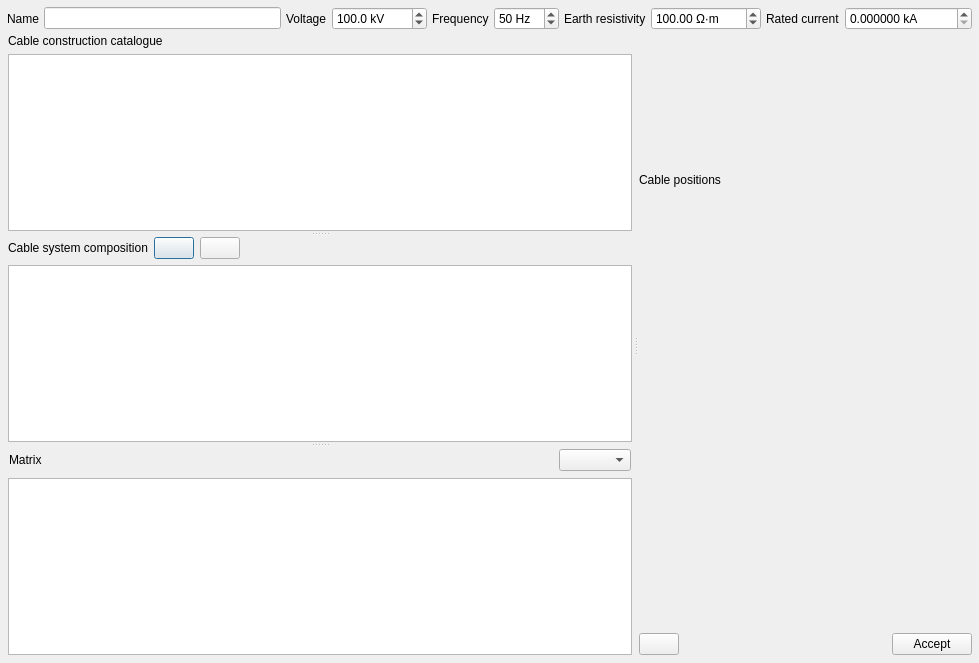
<?xml version="1.0" encoding="UTF-8"?>
<ui version="4.0">
 <class>UndergroundCableBuilderDialog</class>
 <widget class="QDialog" name="UndergroundCableBuilderDialog">
  <property name="geometry">
   <rect>
    <x>0</x>
    <y>0</y>
    <width>979</width>
    <height>663</height>
   </rect>
  </property>
  <property name="font">
   <font>
    <pointsize>9</pointsize>
   </font>
  </property>
  <property name="windowTitle">
   <string>Underground cable builder</string>
  </property>
  <layout class="QVBoxLayout" name="verticalLayout_3">
   <property name="spacing">
    <number>1</number>
   </property>
   <property name="leftMargin">
    <number>6</number>
   </property>
   <property name="topMargin">
    <number>6</number>
   </property>
   <property name="rightMargin">
    <number>6</number>
   </property>
   <property name="bottomMargin">
    <number>6</number>
   </property>
   <item>
    <widget class="QFrame" name="frame_6">
     <property name="sizePolicy">
      <sizepolicy hsizetype="Minimum" vsizetype="Minimum">
       <horstretch>0</horstretch>
       <verstretch>0</verstretch>
      </sizepolicy>
     </property>
     <property name="maximumSize">
      <size>
       <width>16777215</width>
       <height>32</height>
      </size>
     </property>
     <property name="frameShape">
      <enum>QFrame::Shape::NoFrame</enum>
     </property>
     <property name="frameShadow">
      <enum>QFrame::Shadow::Plain</enum>
     </property>
     <layout class="QHBoxLayout" name="horizontalLayout_3">
      <property name="spacing">
       <number>5</number>
      </property>
      <property name="leftMargin">
       <number>1</number>
      </property>
      <property name="topMargin">
       <number>1</number>
      </property>
      <property name="rightMargin">
       <number>1</number>
      </property>
      <property name="bottomMargin">
       <number>1</number>
      </property>
      <item>
       <widget class="QLabel" name="label_9">
        <property name="text">
         <string>Name</string>
        </property>
       </widget>
      </item>
      <item>
       <widget class="QLineEdit" name="name_lineEdit"/>
      </item>
      <item>
       <widget class="QLabel" name="label_13">
        <property name="text">
         <string>Voltage</string>
        </property>
       </widget>
      </item>
      <item>
       <widget class="QDoubleSpinBox" name="voltage_doubleSpinBox">
        <property name="suffix">
         <string> kV</string>
        </property>
        <property name="decimals">
         <number>1</number>
        </property>
        <property name="minimum">
         <double>0.100000000000000</double>
        </property>
        <property name="maximum">
         <double>100000000.000000000000000</double>
        </property>
        <property name="value">
         <double>100.000000000000000</double>
        </property>
       </widget>
      </item>
      <item>
       <widget class="QLabel" name="label_8">
        <property name="text">
         <string>Frequency</string>
        </property>
       </widget>
      </item>
      <item>
       <widget class="QDoubleSpinBox" name="frequency_doubleSpinBox">
        <property name="suffix">
         <string> Hz</string>
        </property>
        <property name="decimals">
         <number>0</number>
        </property>
        <property name="value">
         <double>50.000000000000000</double>
        </property>
       </widget>
      </item>
      <item>
       <widget class="QLabel" name="label_11">
        <property name="text">
         <string>Earth resistivity</string>
        </property>
       </widget>
      </item>
      <item>
       <widget class="QDoubleSpinBox" name="rho_doubleSpinBox">
         <property name="suffix">
          <string> Ω·m</string>
        </property>
        <property name="maximum">
         <double>9999999.000000000000000</double>
        </property>
        <property name="value">
         <double>100.000000000000000</double>
        </property>
       </widget>
      </item>
      <item>
       <widget class="QLabel" name="rated_current_label">
        <property name="text">
         <string>Rated current</string>
        </property>
       </widget>
      </item>
      <item>
       <widget class="QDoubleSpinBox" name="rated_current_doubleSpinBox">
        <property name="suffix">
         <string> kA</string>
        </property>
        <property name="decimals">
         <number>6</number>
        </property>
        <property name="maximum">
         <double>1000000000.000000000000000</double>
        </property>
       </widget>
      </item>
     </layout>
    </widget>
   </item>
   <item>
    <widget class="QSplitter" name="main_splitter">
     <property name="orientation">
      <enum>Qt::Orientation::Horizontal</enum>
     </property>
     <widget class="QFrame" name="frame_8">
      <property name="frameShape">
       <enum>QFrame::Shape::NoFrame</enum>
      </property>
      <property name="frameShadow">
       <enum>QFrame::Shadow::Raised</enum>
      </property>
      <layout class="QVBoxLayout" name="verticalLayout_2">
       <property name="leftMargin">
        <number>1</number>
       </property>
       <property name="topMargin">
        <number>1</number>
       </property>
       <property name="rightMargin">
        <number>1</number>
       </property>
       <property name="bottomMargin">
        <number>1</number>
       </property>
       <item>
        <widget class="QSplitter" name="splitter">
         <property name="orientation">
          <enum>Qt::Orientation::Vertical</enum>
         </property>
         <widget class="QFrame" name="frame_3">
          <property name="frameShape">
           <enum>QFrame::Shape::NoFrame</enum>
          </property>
          <property name="frameShadow">
           <enum>QFrame::Shadow::Raised</enum>
          </property>
          <layout class="QVBoxLayout" name="verticalLayout_8">
           <property name="leftMargin">
            <number>1</number>
           </property>
           <property name="topMargin">
            <number>1</number>
           </property>
           <property name="rightMargin">
            <number>1</number>
           </property>
           <property name="bottomMargin">
            <number>1</number>
           </property>
           <item>
            <widget class="QLabel" name="label_12">
             <property name="text">
              <string>Cable construction catalogue</string>
             </property>
            </widget>
           </item>
           <item>
            <widget class="QTableView" name="wires_tableView">
             <property name="selectionMode">
              <enum>QAbstractItemView::SelectionMode::SingleSelection</enum>
             </property>
             <property name="selectionBehavior">
              <enum>QAbstractItemView::SelectionBehavior::SelectRows</enum>
             </property>
            </widget>
           </item>
          </layout>
         </widget>
         <widget class="QFrame" name="frame_4">
          <property name="frameShape">
           <enum>QFrame::Shape::NoFrame</enum>
          </property>
          <property name="frameShadow">
           <enum>QFrame::Shadow::Raised</enum>
          </property>
          <layout class="QVBoxLayout" name="verticalLayout_4">
           <property name="leftMargin">
            <number>1</number>
           </property>
           <property name="topMargin">
            <number>1</number>
           </property>
           <property name="rightMargin">
            <number>1</number>
           </property>
           <property name="bottomMargin">
            <number>1</number>
           </property>
           <item>
            <widget class="QFrame" name="frame">
             <property name="frameShape">
              <enum>QFrame::Shape::NoFrame</enum>
             </property>
             <property name="frameShadow">
              <enum>QFrame::Shadow::Raised</enum>
             </property>
             <layout class="QHBoxLayout" name="horizontalLayout_2">
              <property name="leftMargin">
               <number>0</number>
              </property>
              <property name="topMargin">
               <number>0</number>
              </property>
              <property name="rightMargin">
               <number>0</number>
              </property>
              <property name="bottomMargin">
               <number>0</number>
              </property>
              <item>
               <widget class="QLabel" name="label_10">
                <property name="text">
                 <string>Cable system composition</string>
                </property>
               </widget>
              </item>
              <item>
               <widget class="QPushButton" name="add_to_tower_pushButton">
                <property name="toolTip">
                 <string>Add cable to system</string>
                </property>
                <property name="text">
                 <string/>
                </property>
                <property name="icon">
                 <iconset resource="../Icons/icons.qrc">
                  <normaloff>:/Icons/icons/plus.png</normaloff>:/Icons/icons/plus.png</iconset>
                </property>
               </widget>
              </item>
              <item>
               <widget class="QPushButton" name="delete_from_tower_pushButton">
                <property name="toolTip">
                 <string>Delete cable from system</string>
                </property>
                <property name="text">
                 <string/>
                </property>
                <property name="icon">
                 <iconset resource="../Icons/icons.qrc">
                  <normaloff>:/Icons/icons/minus.png</normaloff>:/Icons/icons/minus.png</iconset>
                </property>
               </widget>
              </item>
              <item>
               <spacer name="horizontalSpacer">
                <property name="orientation">
                 <enum>Qt::Orientation::Horizontal</enum>
                </property>
                <property name="sizeHint" stdset="0">
                 <size>
                  <width>40</width>
                  <height>20</height>
                 </size>
                </property>
               </spacer>
              </item>
             </layout>
            </widget>
           </item>
           <item>
            <widget class="QTableView" name="tower_tableView"/>
           </item>
          </layout>
         </widget>
         <widget class="QFrame" name="frame_2">
          <property name="frameShape">
           <enum>QFrame::Shape::NoFrame</enum>
          </property>
          <property name="frameShadow">
           <enum>QFrame::Shadow::Raised</enum>
          </property>
          <layout class="QVBoxLayout" name="verticalLayout">
           <property name="leftMargin">
            <number>1</number>
           </property>
           <property name="topMargin">
            <number>1</number>
           </property>
           <property name="rightMargin">
            <number>1</number>
           </property>
           <property name="bottomMargin">
            <number>1</number>
           </property>
           <item>
            <widget class="QFrame" name="frame_7">
             <property name="frameShape">
              <enum>QFrame::Shape::NoFrame</enum>
             </property>
             <property name="frameShadow">
              <enum>QFrame::Shadow::Raised</enum>
             </property>
             <layout class="QHBoxLayout" name="horizontalLayout_4">
              <property name="leftMargin">
               <number>1</number>
              </property>
              <property name="topMargin">
               <number>1</number>
              </property>
              <property name="rightMargin">
               <number>1</number>
              </property>
              <property name="bottomMargin">
               <number>1</number>
              </property>
              <item>
               <widget class="QLabel" name="label">
                <property name="text">
                 <string>Matrix</string>
                </property>
               </widget>
              </item>
              <item>
               <spacer name="horizontalSpacer_3">
                <property name="orientation">
                 <enum>Qt::Orientation::Horizontal</enum>
                </property>
                <property name="sizeHint" stdset="0">
                 <size>
                  <width>40</width>
                  <height>20</height>
                 </size>
                </property>
               </spacer>
              </item>
              <item>
               <widget class="QComboBox" name="matrixViewComboBox"/>
              </item>
             </layout>
            </widget>
           </item>
           <item>
            <widget class="QTableView" name="matrixTableView"/>
           </item>
          </layout>
         </widget>
        </widget>
       </item>
      </layout>
     </widget>
     <widget class="QFrame" name="PlotFrame">
      <property name="frameShape">
       <enum>QFrame::Shape::NoFrame</enum>
      </property>
      <property name="frameShadow">
       <enum>QFrame::Shadow::Raised</enum>
      </property>
      <layout class="QVBoxLayout" name="verticalLayout_7">
       <property name="leftMargin">
        <number>1</number>
       </property>
       <property name="topMargin">
        <number>1</number>
       </property>
       <property name="rightMargin">
        <number>1</number>
       </property>
       <property name="bottomMargin">
        <number>1</number>
       </property>
       <item>
        <widget class="QLabel" name="label_4">
         <property name="text">
          <string>Cable positions</string>
         </property>
        </widget>
       </item>
       <item>
        <widget class="GraphsWidget" name="plotwidget" native="true"/>
       </item>
       <item>
        <widget class="QFrame" name="frame_9">
         <property name="maximumSize">
          <size>
           <width>16777215</width>
           <height>24</height>
          </size>
         </property>
         <property name="frameShape">
          <enum>QFrame::Shape::NoFrame</enum>
         </property>
         <property name="frameShadow">
          <enum>QFrame::Shadow::Raised</enum>
         </property>
         <layout class="QHBoxLayout" name="horizontalLayout_5">
          <property name="leftMargin">
           <number>0</number>
          </property>
          <property name="topMargin">
           <number>0</number>
          </property>
          <property name="rightMargin">
           <number>0</number>
          </property>
          <property name="bottomMargin">
           <number>0</number>
          </property>
          <item>
           <widget class="QPushButton" name="compute_pushButton">
            <property name="toolTip">
             <string>Compute matrices</string>
            </property>
            <property name="text">
             <string/>
            </property>
            <property name="icon">
             <iconset resource="../Icons/icons.qrc">
              <normaloff>:/Icons/icons/calculator.png</normaloff>:/Icons/icons/calculator.png</iconset>
            </property>
            <property name="iconSize">
             <size>
              <width>16</width>
              <height>16</height>
             </size>
            </property>
           </widget>
          </item>
          <item>
           <spacer name="horizontalSpacer_4">
            <property name="orientation">
             <enum>Qt::Orientation::Horizontal</enum>
            </property>
            <property name="sizeHint" stdset="0">
             <size>
              <width>19</width>
              <height>19</height>
             </size>
            </property>
           </spacer>
          </item>
          <item>
           <widget class="QPushButton" name="acceptButton">
            <property name="text">
             <string>Accept</string>
            </property>
           </widget>
          </item>
         </layout>
        </widget>
       </item>
      </layout>
     </widget>
    </widget>
   </item>
  </layout>
 </widget>
 <customwidgets>
  <customwidget>
   <class>GraphsWidget</class>
   <extends>QWidget</extends>
   <header>VeraGrid.Gui.Widgets.qt_chart_widget</header>
   <container>1</container>
  </customwidget>
 </customwidgets>
 <resources>
  <include location="../Icons/icons.qrc"/>
 </resources>
 <connections/>
</ui>
